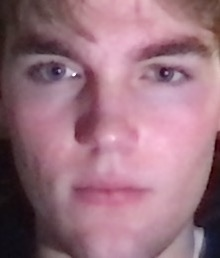
%> input picture data/duke/d1.jpg, 220 x 258 px; its folder holds only this picture in this run
$ octave dukeAvg.m   (GNU Octave 9; MATLAB toolbox functions it lacks are replaced by stand-ins)
%> lines starting %> are read from the running program, lines starting %| are printed output that depends on the picture
clear; close all; clc;

%Takes existing pics of Duke and converts them into m x n matrices, finds
%their average and reshapes it into a vector, x.
%
%Only run this create or reset 'Sum', 'x', and/or 'count'

dukeDir = '../data/duke';
m = 168;
n = 192;

dukePics = dir(fullfile(dukeDir,'*.jpg'));
Sum = zeros(n,m);
for k = 1:length(dukePics)
    duke = dukePics(k).name;
    dukeParks = fullfile(dukeDir, duke); %dukeParks is full name of duke
    A = imresize(double(rgb2gray(imread(dukeParks))), [n,m]);
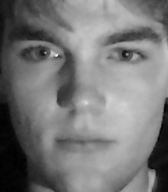
%> A: size 192x168 double; min 11.04, max 258.4, mean 127.2; drawn with min black and max white
    %pcolor(flipud(A)), shading interp, colormap(gray)
    Sum = Sum + A;
end
Avg = Sum / length(dukePics);
count = length(dukePics);
pcolor(flipud(Avg)), shading interp, colormap(gray)
%> after `colormap(gray)`:
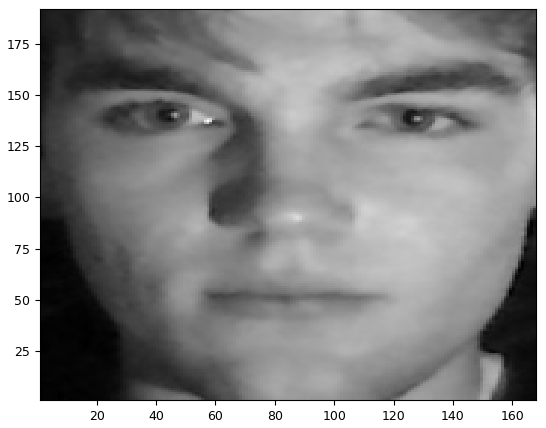
%> figure redrawn from the program's plot data
x = reshape(Avg,n*m,1);
save('dukeAvg.mat', 'Sum','x', 'count')

$ run again, on data/duke/d13.jpg
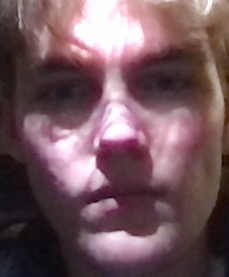
%> input picture data/duke/d13.jpg, 229 x 277 px
%> `A = imresize(double(rgb2gray(imread(dukeParks))), [n,m]);`:
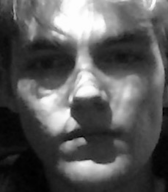
%> A: size 192x168 double; min 9.94, max 255.6, mean 95.9; drawn with min black and max white
%> `colormap(gray)`:
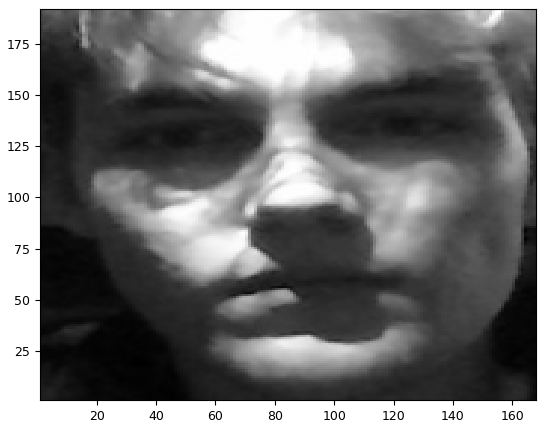
%> figure redrawn from the program's plot data

$ run again, on data/duke/d2.jpg
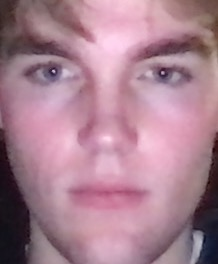
%> input picture data/duke/d2.jpg, 218 x 264 px
%> `A = imresize(double(rgb2gray(imread(dukeParks))), [n,m]);`:
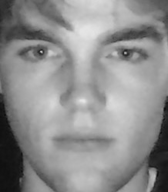
%> A: size 192x168 double; min 14.69, max 230.8, mean 142.6
%> `colormap(gray)`:
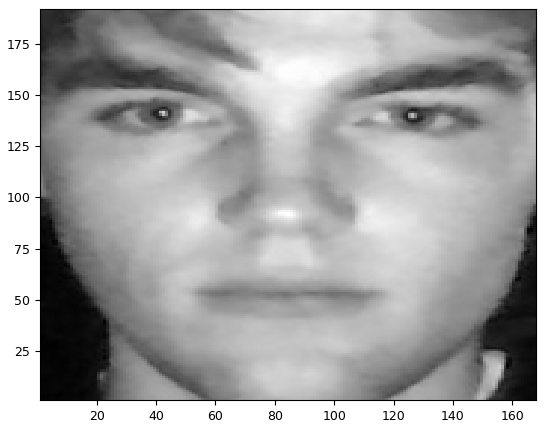
%> figure redrawn from the program's plot data

$ run again, on data/duke/d3.jpg
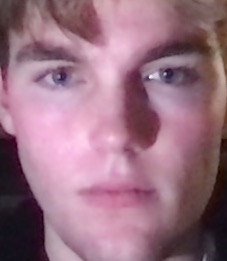
%> input picture data/duke/d3.jpg, 227 x 261 px
%> `A = imresize(double(rgb2gray(imread(dukeParks))), [n,m]);`:
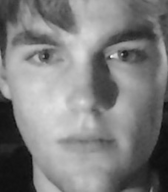
%> A: size 192x168 double; min 11.52, max 248.8, mean 126.7
%> `colormap(gray)`:
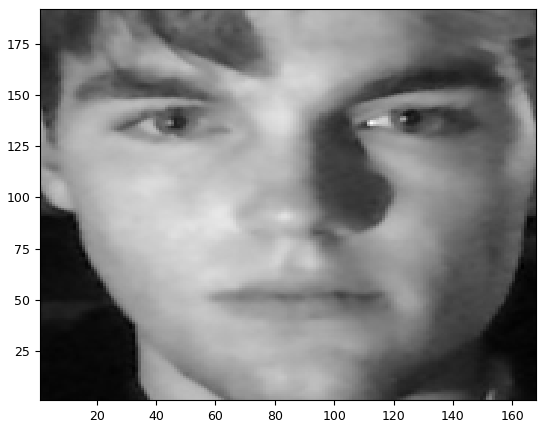
%> figure redrawn from the program's plot data

$ run again, on data/duke/d10.jpg
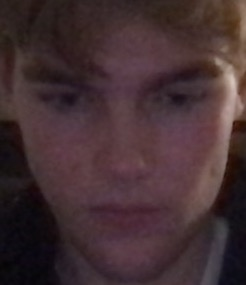
%> input picture data/duke/d10.jpg, 246 x 285 px
%> `A = imresize(double(rgb2gray(imread(dukeParks))), [n,m]);`:
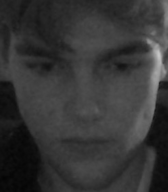
%> A: size 192x168 double; min 4.42, max 197.2, mean 53.9
%> `colormap(gray)`:
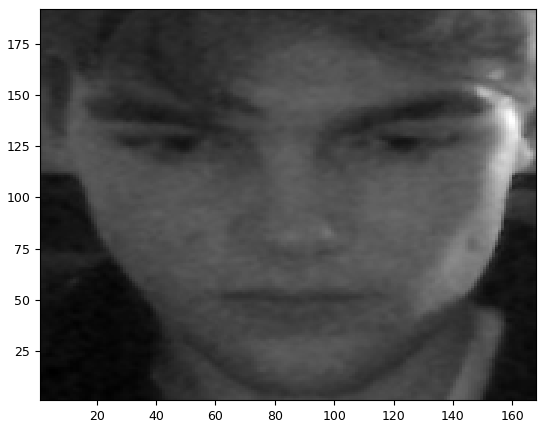
%> figure redrawn from the program's plot data
